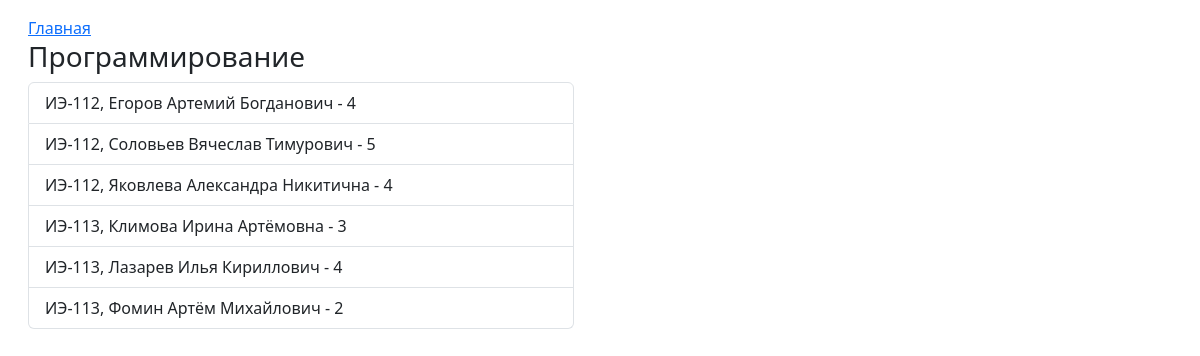
The app's page /discipline/2/ with its own data.
### core/models.py (models this page shows, shortened)
class Discipline(models.Model):
    name = models.CharField(max_length=100, verbose_name='Название предмета')
    def __str__(self):
        return self.name
    class Meta:
        verbose_name = 'Предмет'
        verbose_name_plural = 'Предметы'
        ordering = ['name']

class Mark(models.Model):
    MARKS = (
        ('fail', 'незачет'),
        ('pass', 'зачет'),
        ('2', '2'),
        ('3', '3'),
        ('4', '4'),
        ('5', '5'),
    )
    value = models.CharField(max_length=5, choices=MARKS, null=True)
    date = models.DateTimeField(auto_now=True, verbose_name='Дата оценивания')
    discipline = models.ForeignKey('Discipline', on_delete=models.CASCADE, verbose_name='Предмет')
    student = models.ForeignKey('Student', on_delete=models.CASCADE, verbose_name='Студент')
    class Meta:
        verbose_name = 'Оценка'
        verbose_name_plural = 'Оценки'

class Student(models.Model):
    surname = models.CharField(max_length=50, verbose_name='Фамилия')
    name = models.CharField(max_length=50, verbose_name='Имя')
    patronymic = models.CharField(max_length=50, verbose_name='Отчество', blank=True)
    birthday = models.DateField(verbose_name='Дата рождения')
    photo = models.ImageField(upload_to='photos/%Y/%m/%d/', verbose_name='Фото', blank=True, null=True)
    group = models.ForeignKey('Group', on_delete=models.CASCADE, verbose_name='Группа')
    class Meta:
        verbose_name = 'Студент'
        verbose_name_plural = 'Студенты'
        ordering = ['group', 'surname']

class Group(models.Model):
    name = models.CharField(max_length=20, db_index=True, verbose_name='Название группы')
    def __str__(self):
        return self.name
    class Meta:
        verbose_name = 'Группа'
        verbose_name_plural = 'Группы'
        ordering = ['name']

### core/views.py (the view)
# urls.py: path('discipline/<int:discipline_id>/', views.Discipline.as_view(), name='discipline'),
class Discipline(TemplateView):
    template_name = 'core/discipline.html'
    def get_context_data(self, discipline_id, **kwargs):
        context = super().get_context_data(**kwargs)
        marks = models.Mark.objects.filter(discipline=discipline_id)
        discipline = models.Discipline.objects.get(pk=discipline_id)
        context['marks'] = marks
        context['discipline'] = discipline
        return context

### core/templates/core/discipline.html
{% extends 'base.html' %}
{% block list %}
<div class="col-md-6">
    <h3>{{ discipline }}</h3>
    <div class="list-group">
        {% for mark in marks %}
        <a href="/student/{{ mark.student_id}}/" class="list-group-item list-group-item-action">{{ mark.student.group }},
            {{ mark.student.surname }} {{ mark.student.name }} {{ mark.student.patronymic }} - {{ mark.value }}</a>
        {% endfor %}
    </div>
</div>
{% endblock %}

### records on screen
Discipline: name "Программирование"
Mark: student.group "ИЭ-112", student.surname "Егоров", student.name "Артемий", student.patronymic "Богданович", value "4"
Mark: student.group "ИЭ-112", student.surname "Соловьев", student.name "Вячеслав", student.patronymic "Тимурович", value "5"
Mark: student.group "ИЭ-112", student.surname "Яковлева", student.name "Александра", student.patronymic "Никитична", value "4"
Mark: student.group "ИЭ-113", student.surname "Климова", student.name "Ирина", student.patronymic "Артёмовна", value "3"
Mark: student.group "ИЭ-113", student.surname "Лазарев", student.name "Илья", student.patronymic "Кириллович", value "4"
Mark: student.group "ИЭ-113", student.surname "Фомин", student.name "Артём", student.patronymic "Михайлович", value "2"
